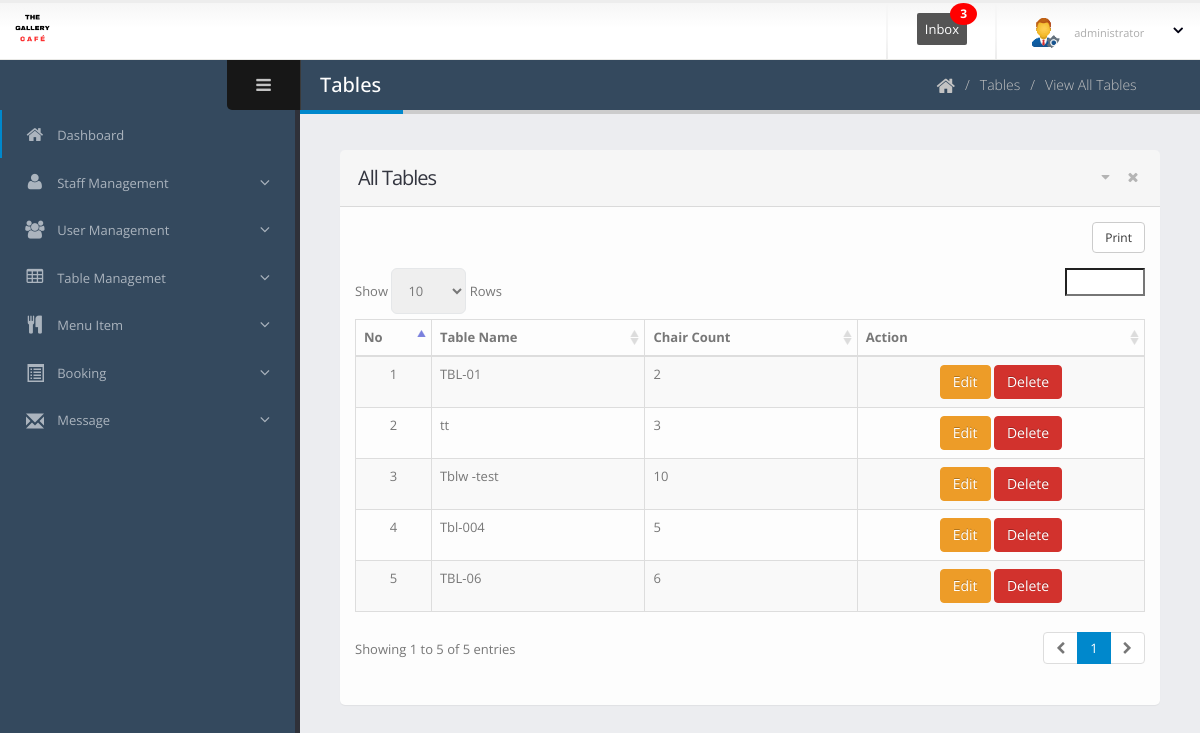
The page /dashboard/table-list.php (signed in) on the database its author committed.
### tables this page shows
CREATE TABLE `restaurant_tables` (
  `id` int(11) NOT NULL,
  `table_name` varchar(100) DEFAULT NULL,
  `chair_count` int(11) NOT NULL,
  `status` int(10) NOT NULL
);

### dashboard/table-list.php (the view, shortened to what this page needs)
<?php include 'main/header.php';
?>
<body>
    <section class="body">
        <?php include 'main/top-bar.php'; ?>
        <div class="inner-wrapper">
            <?php include 'main/left-bar.php'; ?>
            <section role="main" class="content-body">
                <header class="page-header">
                    <h2>Tables</h2>
                    <div class="right-wrapper pull-right">
                        <ol class="breadcrumbs">
                            <li>
                                <a href="index.php">
                                    <i class="fa fa-home"></i>
                                </a>
                            </li>
                            <li><span>Tables</span></li>
                            <li><span>View All Tables</span></li>
                        </ol>
                        <a class="sidebar-right-toggle" data-open="sidebar-right"></a>
                    </div>
                </header>
                <section class="panel">
                    <header class="panel-heading">
                        <div class="panel-actions">
                            <a href="#" class="fa fa-caret-down"></a>
                            <a href="#" class="fa fa-times"></a>
                        </div>
                        <h2 class="panel-title">All Tables</h2>
                    </header>
                    <div class="panel-body">
                        <table class="table table-bordered table-striped mb-none" id="datatable-tabletools" data-swf-path="assets/vendor/jquery-datatables/extras/TableTools/swf/copy_csv_xls_pdf.swf">
                            <thead>
                                <tr>
                                    <th>No</th>
                                    <th>Table Name</th>
									<th>Chair Count</th>
                                    <th class="hidden-phone">Action</th>
                                </tr>
                            </thead>
                            <tbody>
                                <?php
                                $count = 1;
                                $con = connect();
                                $sql = "SELECT * FROM `restaurant_tables`;";
                                $result = $con->query($sql);
                                foreach ($result as $r) {
                                ?>
                                <tr class="gradeX">
                                    <td class="center hidden-phone"><?php echo $count; ?></td>
                                    <td><?php echo htmlspecialchars($r['table_name']); ?></td>
									<td><?php echo htmlspecialchars($r['chair_count']); ?></td>
									<td class="center hidden-phone">
    <a href="table-edit.php?table_id=<?php echo $r['id']; ?>" class="btn btn-warning">Edit</a>
    <a href="table-delete.php?table_id=<?php echo $r['id']; ?>" class="btn btn-danger" onclick="if (!Done()) return false;">Delete</a>
</td>
                                </tr>
                                <?php $count++; } ?>
                            </tbody>
                        </table>
                    </div>
                </section>
            </section>
        </div>
    </section>
</body>
</html>

### dashboard/assets/stylesheets/skins/default.css (style rules this page uses)
a, .btn-link { color: #0088cc; }
body .btn-warning { color: #ffffff; text-shadow: 0 -1px 0 rgba(0, 0, 0, 0.25); background-color: #ed9c28; border-color: #ed9c28; }
body .btn-danger { color: #ffffff; text-shadow: 0 -1px 0 rgba(0, 0, 0, 0.25); background-color: #d2322d; border-color: #d2322d; }
.page-header h2 { border-bottom-color: #0088cc; }

### rows shown on the page
restaurant_tables: table_name "TBL-01", chair_count "2"
restaurant_tables: table_name "tt", chair_count "3"
restaurant_tables: table_name "Tblw -test", chair_count "10"
restaurant_tables: table_name "Tbl-004", chair_count "5"
restaurant_tables: table_name "TBL-06", chair_count "6"
